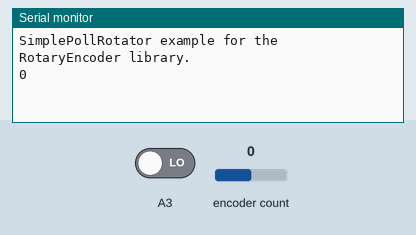
A sketch run on a simulated Arduino Uno, built with avr-gcc and run on an emulated ATmega328P. On the bench: the last lines printed to the serial monitor. Inputs (shaded band) come from the test bench; at power-on: encoder count 0, A3 LOW.

Above: at 1.2 s.
1.3 s: encoder count set to 1
At 2.5 s:
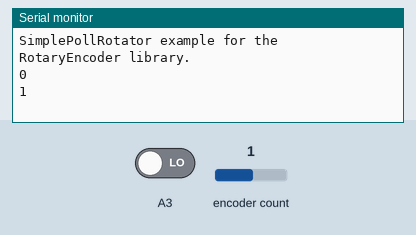
2.8 s: encoder count set to 2
At 3.7 s:
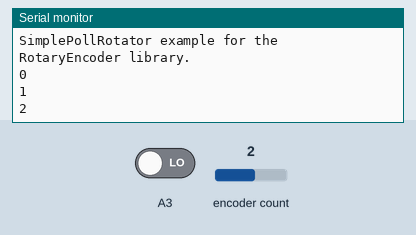

The sketch:

encoder_lcd.ino
```cpp
// (licence header left out)
// This example checks the state of the rotary encoder in the loop() function.
// The current position is printed on output when changed.

// Hardware setup:
// Attach a rotary encoder with output pins to A2 and A3.
// The common contact should be attached to ground.
#include <LiquidCrystal.h>

#include <RotaryEncoder.h>
const int rs = 12, en = 11, d4 = 5, d5 = 4, d6 = 7, d7 = 2;
LiquidCrystal lcd(rs, en, d4, d5, d6, d7);

// Setup a RoraryEncoder for pins A2 and A3:
RotaryEncoder encoder(A2, A3);

#define ROTARYSTEPS 10
#define ROTARYMIN 0
#define ROTARYMAX 255
int lastPos = -1;

void setup()
{
  Serial.begin(57600);
  Serial.println("SimplePollRotator example for the RotaryEncoder library.");

  // You may have to modify the next 2 lines if using other pins than A2 and A3
  PCICR |= (1 << PCIE1);    // This enables Pin Change Interrupt 1 that covers the Analog input pins or Port C.
  PCMSK1 |= (1 << PCINT10) | (1 << PCINT11);  // This enables the interrupt for pin 2 and 3 of Port C.
} // setup()


// The Interrupt Service Routine for Pin Change Interrupt 1
// This routine will only be called on any signal change on A2 and A3: exactly where we need to check.
ISR(PCINT1_vect) {
  encoder.tick(); // just call tick() to check the state.
}


// Read the current position of the encoder and print out when changed.
void loop()
{
  int newPos = encoder.getPosition();

  if (newPos < ROTARYMIN) {
    encoder.setPosition(ROTARYMIN / ROTARYSTEPS);
    newPos = ROTARYMIN;

  } else if (newPos > ROTARYMAX) {
    encoder.setPosition(ROTARYMAX / ROTARYSTEPS);
    newPos = ROTARYMAX;
  } // if

  if (lastPos != newPos) {
    Serial.print(newPos);
    lcd.print(newPos / 10);
    Serial.println();
    lastPos = newPos;
    if (newPos == 66)
      delay(6600);
  } // if

} // loop ()

// The End
```

Measured:
- after the input at 1.3 s, the serial monitor: prints a new line at once (image 1)
- after the input at 2.8 s, the serial monitor: prints a new line at once (image 2)
